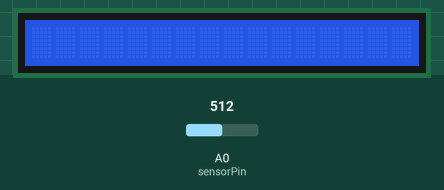
Simulated run of this sketch. Board: Arduino Uno, built with avr-gcc and run on an emulated ATmega328P. Parts: 16×1 character LCD. The test bench sets the inputs (shaded band); at power-on: A0 (sensorPin) = 512.

Above: at 1.2 s.
1.3 s: A0 (sensorPin) set to 90
At 2.1 s:
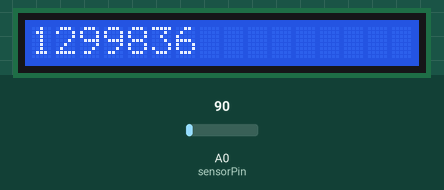
At 3.4 s:
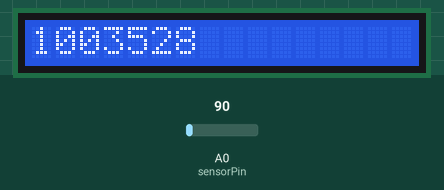
Timing chart, 0 to 4.9 s (numbered marks = the images above; inputs shaded):
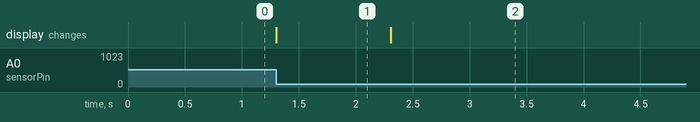

The sketch:

unsigned_long_time_streamlined.ino
```cpp
#include <LiquidCrystal.h>

unsigned long current;
unsigned long previous;
LiquidCrystal lcd(12, 11, 10, 9, 8, 7, 6, 5, 4, 3, 2);
int sensorPin = A0;
int sensorValue = 0;

void setup(){
  lcd.begin(16,1);
  pinMode(sensorPin, INPUT);
  pinMode(11, OUTPUT);
}

void loop(){
  sensorValue=analogRead(sensorPin);
    if(sensorValue <= 100){
      current = micros();
      unsigned long time = current - previous;
      lcd.clear();
      lcd.print(time);
      delay(1000);
  }
  previous = current;
}
```

Measured:
- after the input at 1.3 s, the display: changes at once (image 1)
- what the display in image 1 shows lasts 1.0 s, from 1.3 s to 2.3 s
